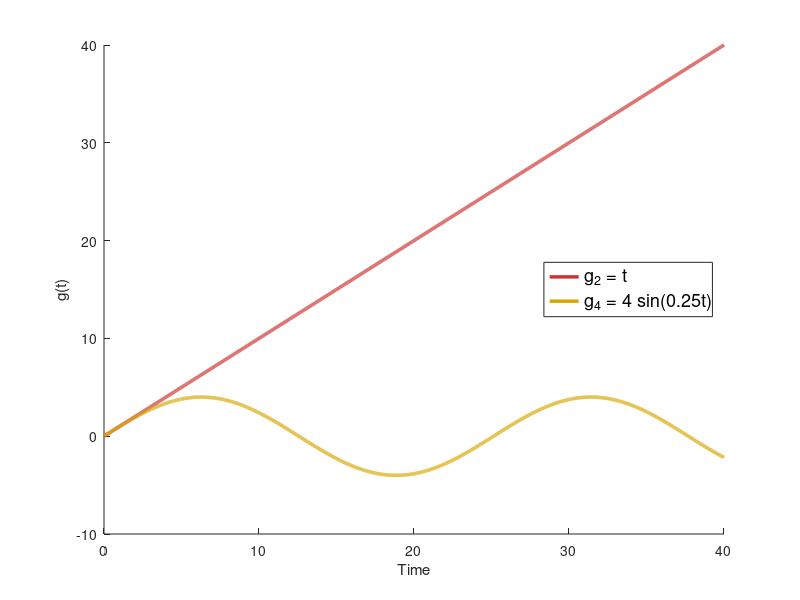

This figure's MATLAB source: (Note: this script raises an error after producing the figure.)
t = 0:0.01:40;
g2 = t;
g4 = 4 * sin(0.25 * t);

figure('Color', 'white', 'Position', [100, 100, 900, 400]);
hold on;

line_styles = {
    {'Color', [0.85, 0.65, 0], 'LineStyle', '-', 'LineWidth', 2.5}, % Gold
    {'Color', [0, 0.5, 0.4], 'LineStyle', '-', 'LineWidth', 2.5} % green
    {'Color', [0, 0, 0.7], 'LineStyle', '-', 'LineWidth', 2.5},  % blue
    {'Color', [0.8, 0.2, 0.2], 'LineStyle', '-', 'LineWidth', 2.5},  % red
};

plot(t, g2, line_styles{4}{:});
plot(t, g4, line_styles{1}{:});

xlabel('Time');
ylabel('g(t)');

legendStrings = {'g_2 = t', 'g_4 = 4 sin(0.25t)'};
legend(legendStrings, 'Location', 'east', 'FontSize', 13);

ax = gca;
ax.LineWidth = 1.5; ax.FontSize = 12;
ax.XColor = [0.3, 0.3, 0.3]; ax.YColor = [0.3, 0.3, 0.3];
ax.GridColor = [0.9, 0.9, 0.9]; ax.GridAlpha = 0.4;
ax.MinorGridColor = [0.95, 0.95, 0.95]; ax.MinorGridAlpha = 0.2;
% xlim([-0.01, 7.05]); ylim([-0.1, 5.5]);
grid on; grid minor; box on; grid on;
grid on; grid minor; box on;

set(findall(gcf, '-property', 'FontName'), 'FontName', 'DejaVu Math TeX Gyre');
exportgraphics(gcf, '../../images/task5/g1.png', 'Resolution', 300);
